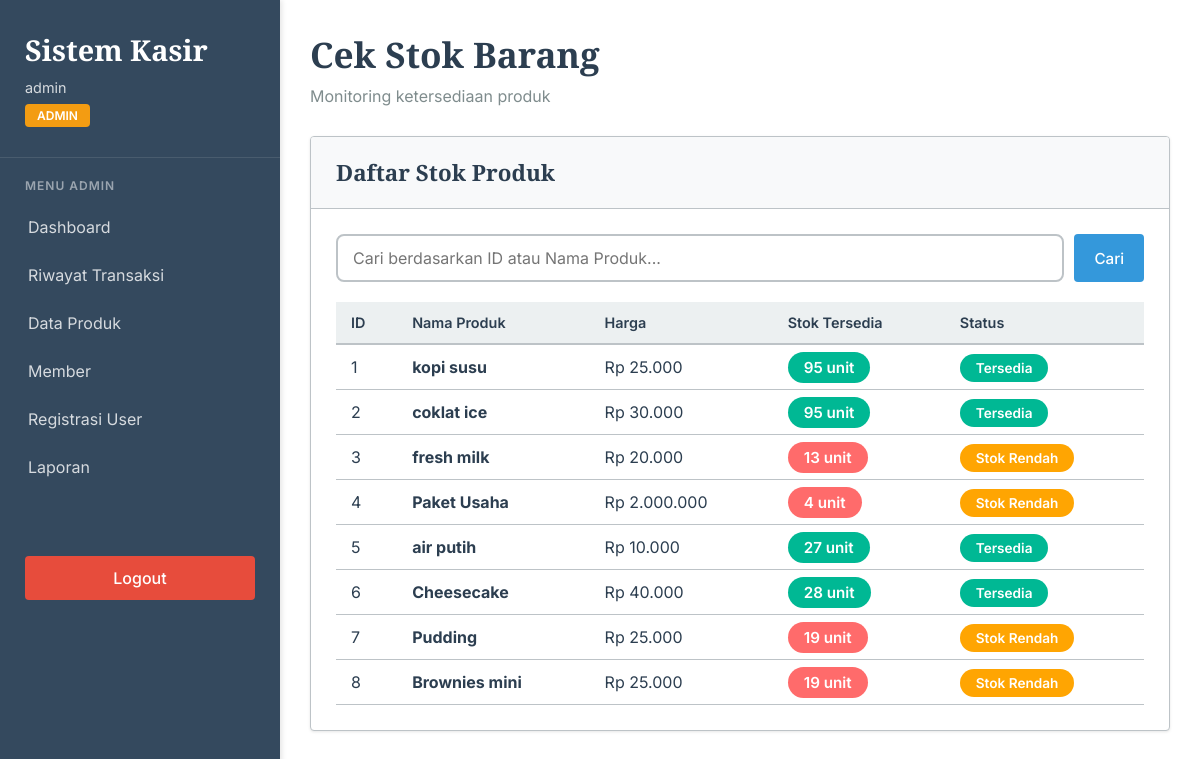
/pages/petugas/stok.php (signed in), run on the app's committed database.
### tables this page shows
CREATE TABLE `produk` (
  `ProdukID` int(11) NOT NULL,
  `NamaProduk` varchar(255) NOT NULL,
  `Harga` decimal(10,2) NOT NULL,
  `Stok` int(11) NOT NULL DEFAULT 0,
  `created_at` timestamp NOT NULL DEFAULT current_timestamp()
);

### config/config.php (called while the page is built, shortened)
<?php
function query($conn, $sql) {
    return mysqli_query($conn, $sql);
}
function fetchArray($result) {
    return mysqli_fetch_assoc($result);
}
function numRows($result) {
    return mysqli_num_rows($result);
}
?>

### pages/petugas/stok.php (the view, shortened to what this page needs)
<?php
require_once INCLUDES_PATH . 'header.php';
$conn = getConnection();
$search = isset($_GET['search']) ? escapeString($conn, $_GET['search']) : '';
if ($search) {
    $produkList = query($conn, "SELECT * FROM produk WHERE ProdukID LIKE '%$search%' OR NamaProduk LIKE '%$search%' ORDER BY ProdukID ASC");
} else {
    $produkList = query($conn, "SELECT * FROM produk ORDER BY ProdukID ASC");
}
?>
<div class="page-header">
    <h2>Cek Stok Barang</h2>
    <p>Monitoring ketersediaan produk</p>
</div>
<div class="card">
    <div class="card-header">
        <h3>Daftar Stok Produk</h3>
    </div>
    <div class="card-body">
        <form method="GET" action="" style="margin-bottom: 20px;">
            <div style="display: flex; gap: 10px;">
                <input type="text" name="search" class="form-control" placeholder="Cari berdasarkan ID atau Nama Produk..."
                       value="<?php echo htmlspecialchars($search); ?>" style="flex: 1;">
                <button type="submit" class="btn btn-primary">Cari</button>
            </div>
        </form>
        <div class="table-responsive">
            <table>
                <thead>
                    <tr>
                        <th>ID</th>
                        <th>Nama Produk</th>
                        <th>Harga</th>
                        <th>Stok Tersedia</th>
                        <th>Status</th>
                    </tr>
                </thead>
                <tbody>
                    <?php if (numRows($produkList) > 0): ?>
                        <?php while ($row = fetchArray($produkList)): ?>
                            <tr>
                                <td><?php echo $row['ProdukID']; ?></td>
                                <td><strong><?php echo htmlspecialchars($row['NamaProduk']); ?></strong></td>
                                <td>Rp <?php echo number_format($row['Harga'], 0, ',', '.'); ?></td>
                                <td>
                                    <span style="background: <?php echo $row['Stok'] < 20 ? '#ff6b6b' : '#00b894'; ?>;
                                                 color: white; padding: 6px 16px; border-radius: 20px;
                                                 font-size: 0.95em; font-weight: 600;">
                                        <?php echo $row['Stok']; ?> unit
                                    </span>
                                </td>
                                <td>
                                    <?php if ($row['Stok'] == 0): ?>
                                        <span style="background: #ff6b6b; color: white; padding: 6px 16px;
                                                     border-radius: 20px; font-size: 0.85em; font-weight: 600;">
                                            Habis
                                        </span>
                                    <?php elseif ($row['Stok'] < 20): ?>
                                        <span style="background: #ffa502; color: white; padding: 6px 16px;
                                                     border-radius: 20px; font-size: 0.85em; font-weight: 600;">
                                            Stok Rendah
                                        </span>
                                    <?php else: ?>
                                        <span style="background: #00b894; color: white; padding: 6px 16px;
                                                     border-radius: 20px; font-size: 0.85em; font-weight: 600;">
                                            Tersedia
                                        </span>
                                    <?php endif; ?>
                                </td>
                            </tr>
                        <?php endwhile; ?>
                    <?php endif; ?>
                </tbody>
            </table>
        </div>
    </div>
</div>
<?php
require_once INCLUDES_PATH . 'footer.php';
?>

### includes/header.php (style rules this page uses)
* { margin: 0; padding: 0; box-sizing: border-box; }
:root { --primary: #2c3e50; --secondary: #3498db; --accent: #e74c3c; --danger: #e74c3c; --warning: #f39c12; --info: #3498db; --light-bg: #ecf0f1; --border: #bdc3c7; --text-dark: #2c3e50; --text-light: #7f8c8d; --success: #27ae60; --sidebar-bg: #34495e; }
body { font-family: 'Inter', sans-serif; background: #ffffff; color: var(--text-dark); }
.page-header { margin-bottom: 30px; }
.page-header h2 { font-family: 'Crimson Pro', serif; font-size: 2.2em; color: var(--primary); margin-bottom: 8px; }
.page-header p { color: var(--text-light); font-size: 1em; }
.card { background: white; border-radius: 4px; box-shadow: 0 1px 3px rgba(0, 0, 0, 0.1); margin-bottom: 25px; overflow: hidden; border: 1px solid var(--border); }
.card-header { padding: 20px 25px; border-bottom: 1px solid var(--border); display: flex; justify-content: space-between; align-items: center; background: #f8f9fa; }
.card-header h3 { font-family: 'Crimson Pro', serif; font-size: 1.4em; color: var(--primary); }
.card-body { padding: 25px; }
.btn { padding: 10px 20px; border: none; border-radius: 4px; font-size: 0.95em; font-weight: 500; cursor: pointer; transition: all 0.3s ease; text-decoration: none; display: inline-flex; align-items: center; gap: 8px; font-family: 'Inter', sans-serif; }
.btn-primary { background: var(--secondary); color: white; }
.table-responsive { overflow-x: auto; }
table { width: 100%; border-collapse: collapse; }
table th { background: var(--light-bg); padding: 12px 15px; text-align: left; font-weight: 600; font-size: 0.9em; color: var(--text-dark); border-bottom: 2px solid var(--border); }
table td { padding: 12px 15px; border-bottom: 1px solid var(--border); }
.form-control { width: 100%; padding: 12px 15px; border: 2px solid var(--border); border-radius: 8px; font-size: 1em; font-family: 'Inter', sans-serif; transition: all 0.3s ease; }

### data on the page
produk: ProdukID "1", NamaProduk "kopi susu", Harga "25.000", Stok "95", shows "Tersedia"
produk: ProdukID "2", NamaProduk "coklat ice", Harga "30.000", Stok "95", shows "Tersedia"
produk: ProdukID "3", NamaProduk "fresh milk", Harga "20.000", Stok "13", shows "Stok Rendah"
produk: ProdukID "4", NamaProduk "Paket Usaha", Harga "2.000.000", Stok "4", shows "Stok Rendah"
produk: ProdukID "5", NamaProduk "air putih", Harga "10.000", Stok "27", shows "Tersedia"
produk: ProdukID "6", NamaProduk "Cheesecake", Harga "40.000", Stok "28", shows "Tersedia"
produk: ProdukID "7", NamaProduk "Pudding", Harga "25.000", Stok "19", shows "Stok Rendah"
produk: ProdukID "8", NamaProduk "Brownies mini", Harga "25.000", Stok "19", shows "Stok Rendah"

### other printed values
$userInfo['username'] "admin"
$userInfo['role'] "ADMIN"
